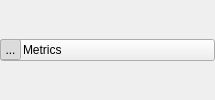
       <widget class="QWidget" name="metrics_header_background" native="true">
        <layout class="QVBoxLayout" name="verticalLayout_9">
         <property name="leftMargin">
          <number>0</number>
         </property>
         <property name="topMargin">
          <number>0</number>
         </property>
         <property name="rightMargin">
          <number>0</number>
         </property>
         <property name="bottomMargin">
          <number>0</number>
         </property>
         <item>
          <widget class="QPushButton" name="metrics_header">
           <property name="sizePolicy">
            <sizepolicy hsizetype="Preferred" vsizetype="Fixed">
             <horstretch>0</horstretch>
             <verstretch>0</verstretch>
            </sizepolicy>
           </property>
           <property name="minimumSize">
            <size>
             <width>215</width>
             <height>21</height>
            </size>
           </property>
           <layout class="QHBoxLayout" name="horizontalLayout_5">
            <property name="spacing">
             <number>2</number>
            </property>
            <property name="leftMargin">
             <number>0</number>
            </property>
            <property name="topMargin">
             <number>0</number>
            </property>
            <property name="rightMargin">
             <number>0</number>
            </property>
            <property name="bottomMargin">
             <number>0</number>
            </property>
            <item>
             <widget class="QToolButton" name="metrics_open_button">
              <property name="minimumSize">
               <size>
                <width>21</width>
                <height>21</height>
               </size>
              </property>
              <property name="maximumSize">
               <size>
                <width>21</width>
                <height>21</height>
               </size>
              </property>
              <property name="text">
               <string>...</string>
              </property>
              <property name="icon">
               <iconset resource="../Resources/ShapeWorksStudio.qrc">
                <normaloff>:/Studio/Images/RightArrowWhite.png</normaloff>
                <normalon>:/Studio/Images/DownArrowWhite.png</normalon>:/Studio/Images/RightArrowWhite.png</iconset>
              </property>
              <property name="checkable">
               <bool>true</bool>
              </property>
              <property name="checked">
               <bool>true</bool>
              </property>
             </widget>
            </item>
            <item>
             <widget class="QLabel" name="metrics_label">
              <property name="text">
               <string>Metrics</string>
              </property>
             </widget>
            </item>
           </layout>
          </widget>
         </item>
        </layout>
       </widget>
